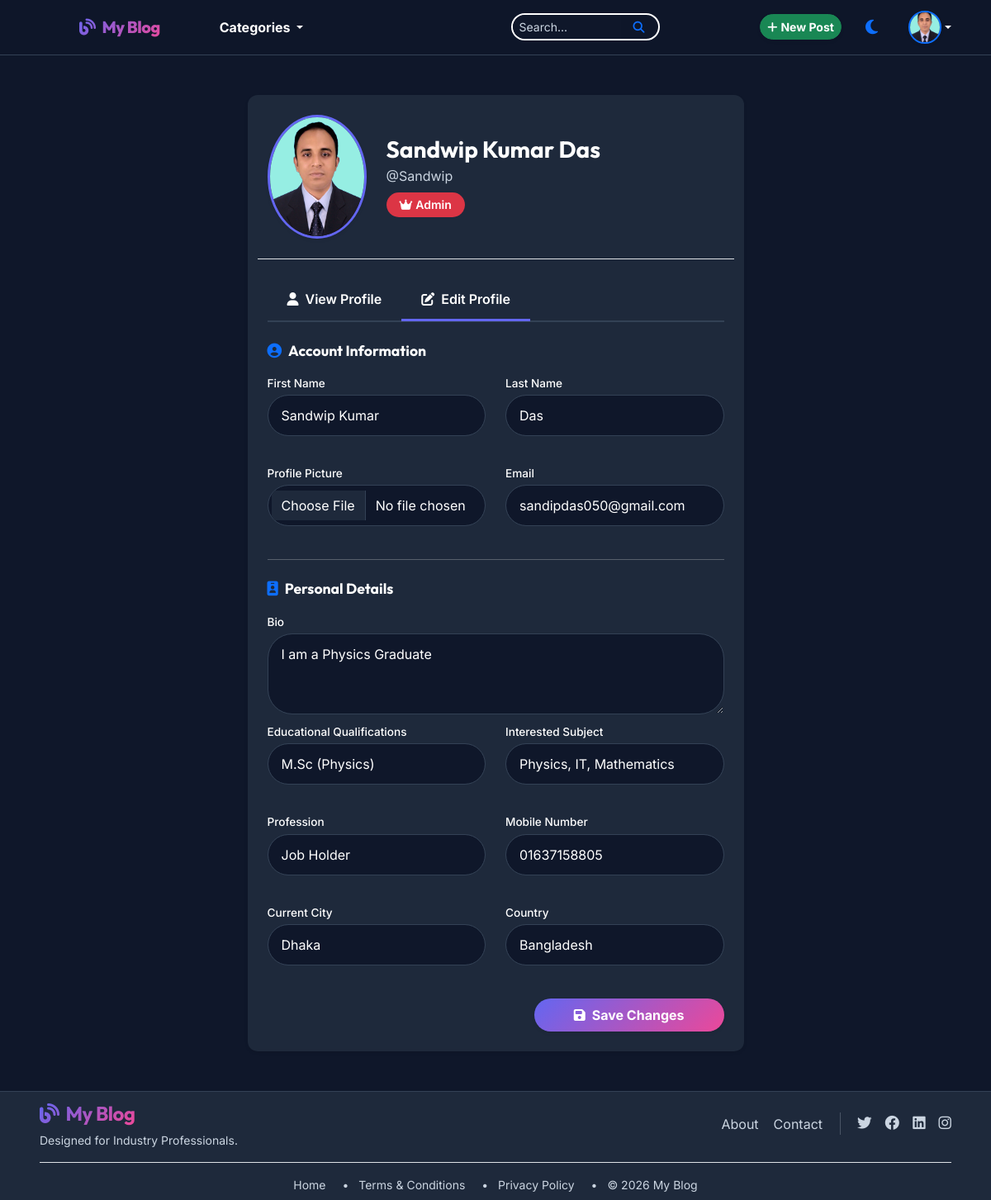
Page /profile/edit/ (signed in) on the committed database.
### blog/models.py (models this page shows, shortened)
class Profile(models.Model):
    user = models.OneToOneField(User, on_delete=models.CASCADE)
    profile_picture = models.ImageField(upload_to='profile_pics/', blank=True, null=True)
    bio = models.TextField(blank=True)
    mobile_number = models.CharField(max_length=20, blank=True)
    educational_qualifications = models.CharField(max_length=200, blank=True)
    interested_subjects = models.CharField(max_length=300, blank=True)
    profession = models.CharField(max_length=100, blank=True)
    current_city = models.CharField(max_length=100, blank=True)
    country = models.CharField(max_length=100, blank=True)

### blog/views.py (the view)
# urls.py: path('profile/edit/', views.edit_profile, name='edit_profile'),
@login_required
def edit_profile(request):
    profile, created = Profile.objects.get_or_create(user=request.user)
    if request.method == 'POST':
        u_form = UserUpdateForm(request.POST, instance=request.user)
        p_form = ProfileForm(request.POST, request.FILES, instance=profile)
        if u_form.is_valid() and p_form.is_valid():
            u_form.save()
            p_form.save()
            messages.success(request, 'Profile updated successfully!')
            return redirect('profile')
    else:
        u_form = UserUpdateForm(instance=request.user)
        p_form = ProfileForm(instance=profile)
    return render(request, 'blog/edit_profile.html', {'u_form': u_form, 'p_form': p_form})

### templates/blog/edit_profile.html (shortened to what this page needs)
{% extends 'base.html' %}
{% load static %}
{% block content %}
<div class="container my-5">
    <div class="row justify-content-center">
        <div class="col-12" style="max-width: 625px;">
            <div class="card profile-content-card shadow-sm border-0">
                <div class="card-body p-4">
                    <div class="row mb-4 pb-4 border-bottom align-items-center">
                        <div class="col-auto">
                            {% if user.profile.profile_picture %}
                            <img src="{{ user.profile.profile_picture.url }}"
                                class="profile-picture-main-left rounded-circle shadow-sm" alt="{{ user.username }}">
                            {% else %}
                            <div
                                class="profile-picture-main-left-placeholder rounded-circle shadow-sm d-flex align-items-center justify-content-center">
                                <span class="profile-initial-main"></span>
                            </div>
                            {% endif %}
                        </div>
                        <div class="col">
                            <h3 class="mb-1 fw-bold profile-full-name">
                                {% if user.first_name and user.last_name %}
                                {{ user.first_name }} {{ user.last_name }}
                                {% else %}
                                {{ user.username }}
                                {% endif %}
                            </h3>
                            <p class="text-muted mb-2 profile-username">@{{ user.username }}</p>
                            <div>
                                {% if user.is_superuser %}
                                <span class="badge bg-danger px-3 py-2 rounded-pill">
                                    <i class="fas fa-crown me-1"></i>Admin
                                </span>
                                {% elif user.is_staff %}
                                <span class="badge bg-primary px-3 py-2 rounded-pill">
                                    <i class="fas fa-edit me-1"></i>Editor
                                </span>
                                {% else %}
                                <span class="badge bg-success px-3 py-2 rounded-pill">
                                    <i class="fas fa-book-reader me-1"></i>Reader
                                </span>
                                {% endif %}
                            </div>
                        </div>
                    </div>
                    <ul class="nav nav-tabs profile-nav-tabs border-0 mb-4" role="tablist">
                        <li class="nav-item" role="presentation">
                            <a class="nav-link" href="{% url 'profile' %}">
                                <i class="fas fa-user me-2"></i>View Profile
                            </a>
                        </li>
                        <li class="nav-item" role="presentation">
                            <button class="nav-link active" id="edit-tab" data-bs-toggle="tab"
                                data-bs-target="#edit-profile" type="button" role="tab">
                                <i class="fas fa-edit me-2"></i>Edit Profile
                            </button>
                        </li>
                    </ul>
                    <div class="tab-content profile-tab-content">
                        <div class="tab-pane fade show active profile-tab-pane" id="edit-profile" role="tabpanel">
                            <form method="POST" enctype="multipart/form-data">
                                <h5 class="profile-section-title mb-3">
                                    <i class="fas fa-user-circle me-2 text-primary"></i>Account Information
                                </h5>
                                <div class="row mb-3">
                                    <div class="col-md-6 mb-3">
                                        <label class="form-label profile-form-label">First Name</label>
                                        {{ u_form.first_name }}
                                    </div>
                                    <div class="col-md-6 mb-3">
                                        <label class="form-label profile-form-label">Last Name</label>
                                        {{ u_form.last_name }}
                                    </div>
                                </div>
                                <div class="row mb-4">
                                    <div class="col-md-6 mb-2">
                                        <label class="form-label profile-form-label">Profile Picture</label>
                                        {{ p_form.profile_picture }}
                                    </div>
                                    <div class="col-md-6 mb-3">
                                        <label class="form-label profile-form-label">Email</label>
                                        {{ u_form.email }}
                                    </div>
                                </div>
                                <hr class="my-4">
                                <h5 class="profile-section-title mb-3">
                                    <i class="fas fa-id-badge me-2 text-primary"></i>Personal Details
                                </h5>
                                <div class="mb-2">
                                    <label class="form-label profile-form-label">Bio</label>
                                    {{ p_form.bio }}
                                </div>
                                <div class="row mb-3">
                                    <div class="col-md-6 mb-3">
                                        <label class="form-label profile-form-label">Educational Qualifications</label>
                                        {{ p_form.educational_qualifications }}
                                    </div>
                                    <div class="col-md-6 mb-3">
                                        <label class="form-label profile-form-label">Interested Subject</label>
                                        {{ p_form.interested_subjects }}
                                    </div>
                                </div>
                                <div class="row mb-3">
                                    <div class="col-md-6 mb-3">
                                        <label class="form-label profile-form-label">Profession</label>
                                        {{ p_form.profession }}
                                    </div>
                                    <div class="col-md-6 mb-3">
                                        <label class="form-label profile-form-label">Mobile Number</label>
                                        {{ p_form.mobile_number }}
                                    </div>
                                </div>
                                <div class="row mb-3">
                                    <div class="col-md-6 mb-3">
                                        <label class="form-label profile-form-label">Current City</label>
                                        {{ p_form.current_city }}
                                    </div>
                                    <div class="col-md-6 mb-3">
                                        <label class="form-label profile-form-label">Country</label>
                                        {{ p_form.country }}
                                    </div>
                                </div>
                                <div class="d-flex justify-content-end mt-4">
                                    <button type="submit"
                                        class="btn btn-primary px-5 py-2 fw-bold rounded-pill shadow-sm">
                                        <i class="fas fa-save me-2"></i>Save Changes
                                    </button>
                                </div>
                            </form>
                        </div>
                    </div>
                </div>
            </div>
        </div>
    </div>
</div>
{% endblock %}

### templates/base.html (shortened to what this page needs)
{% load static %}
<!DOCTYPE html>
<html lang="en" data-theme="dark">
<head>
    <link href="https://cdn.jsdelivr.net/npm/bootstrap@5.3.0/dist/css/bootstrap.min.css" rel="stylesheet">
    <link rel="stylesheet" href="https://cdnjs.cloudflare.com/ajax/libs/font-awesome/6.4.0/css/all.min.css">
    <link rel="stylesheet" href="{% static 'css/styles.css' %}">
</head>
<body>
    <nav class="navbar navbar-expand-lg sticky-top">
        <div class="container-fluid px-4 px-lg-5">
            <a class="navbar-brand animate-hover ms-5" href="{% url 'home' %}">
                <i class="fas fa-blog me-2"></i>My Blog
            </a>
            <div class="collapse navbar-collapse" id="navbarNav">
                <ul class="navbar-nav me-auto mb-2 mb-lg-0 ms-5">
                    <li class="nav-item dropdown hover-dropdown">
                        <a class="nav-link dropdown-toggle animate-hover fw-bold" href="#" data-bs-toggle="dropdown">
                            Categories
                        </a>
                    </li>
                </ul>
                <form class="d-flex mx-auto" action="{% url 'search' %}" method="GET"
                    style="width: 18%; min-width: 180px;">
                    <div class="input-group input-group-sm">
                        <input class="form-control rounded-start-pill" type="search" placeholder="Search..."
                            aria-label="Search" name="q">
                        <button class="btn btn-outline-primary rounded-end-pill px-3" type="submit"><i
                                class="fas fa-search"></i></button>
                    </div>
                </form>
                <div class="d-flex align-items-center gap-3">
                    {% if perms.blog.add_post %}
                    <a class="btn btn-sm btn-success rounded-pill fw-bold animate-hover shadow-sm"
                        href="{% url 'create_post' %}">
                        <i class="fas fa-plus me-1"></i>New Post
                    </a>
                    {% endif %}
                    <button class="btn btn-link text-decoration-none theme-toggle animate-hover" id="themeToggle"
                        title="Toggle Theme">
                        <i class="fas fa-moon fa-lg"></i>
                    </button>
                    {% if user.is_authenticated %}
                    <div class="dropdown">
                        <a class="nav-link dropdown-toggle d-flex align-items-center p-0" href="#" role="button"
                            data-bs-toggle="dropdown">
                            <div class="rounded-circle bg-gradient ms-2 d-flex align-items-center justify-content-center overflow-hidden border border-2 border-primary shadow-sm"
                                style="width: 40px; height: 40px;">
                                {% if user.profile.profile_picture %}
                                <img src="{{ user.profile.profile_picture.url }}" class="w-100 h-100"
                                    style="object-fit:cover;">
                                {% else %}
                                <span class="text-white fw-bold">{{ user.username|make_list|first|upper }}</span>
                                {% endif %}
                            </div>
                        </a>
                    </div>
                    {% endif %}
                </div>
            </div>
        </div>
    </nav>
    <div style="flex: 1 0 auto;">
        {% block content %}{% endblock %}
    </div>
    <footer class="footer mt-auto py-2" style="background-color: var(--card-bg);">
        <div class="container-fluid px-4 px-lg-5">
            <div class="row align-items-center mb-3">
                <div class="col-md-6 text-md-start text-center mb-3 mb-md-0">
                    <a class="navbar-brand animate-hover fs-4 fw-bold" href="{% url 'home' %}">
                        <i class="fas fa-blog me-2"></i>My Blog
                    </a>
                    <p class="small text-muted mb-0 mt-1">Designed for Industry Professionals.</p>
                </div>
                <div class="col-md-6">
                    <div
                        class="d-flex justify-content-center justify-content-md-end align-items-center gap-3 flex-wrap">
                        <button class="btn btn-link text-decoration-none text-muted p-0 animate-hover"
                            data-bs-toggle="offcanvas" data-bs-target="#offcanvasAbout">About</button>
                        <button class="btn btn-link text-decoration-none text-muted p-0 animate-hover"
                            data-bs-toggle="modal" data-bs-target="#contactModal">Contact</button>
                        <div class="d-flex gap-3">
                            <a href="#" class="social-icon text-muted" style="font-size: 1.1rem;"><i
                                    class="fab fa-twitter"></i></a>
                            <a href="#" class="social-icon text-muted" style="font-size: 1.1rem;"><i
                                    class="fab fa-facebook"></i></a>
                            <a href="#" class="social-icon text-muted" style="font-size: 1.1rem;"><i
                                    class="fab fa-linkedin"></i></a>
                            <a href="#" class="social-icon text-muted" style="font-size: 1.1rem;"><i
                                    class="fab fa-instagram"></i></a>
                        </div>
                    </div>
                </div>
            </div>
            <div class="border-top pt-3 text-center text-muted small">
                <ul class="list-inline mb-0">
                    <li class="list-inline-item"><a href="{% url 'home' %}"
                            class="text-decoration-none text-muted">Home</a></li>
                    <li class="list-inline-item mx-2">&bull;</li>
                    <li class="list-inline-item"><a href="#" class="text-decoration-none text-muted">Terms &
                            Conditions</a></li>
                    <li class="list-inline-item mx-2">&bull;</li>
                    <li class="list-inline-item"><a href="#" class="text-decoration-none text-muted">Privacy Policy</a>
                    </li>
                    <li class="list-inline-item mx-2">&bull;</li>
                    <li class="list-inline-item"><span>&copy; {% now "Y" %} My Blog</span></li>
                </ul>
            </div>
        </div>
    </footer>
</body>
</html>

### rows in the picture
Profile: bio "I am a Physics Graduate", educational_qualifications "M.Sc (Physics)", interested_subjects "Physics, IT, Mathematics", profession "Job Holder", mobile_number "01637158805", current_city "Dhaka", country "Bangladesh"

### other values in the picture
{{ user.first_name }} "Sandwip Kumar"
{{ user.last_name }} "Das"
{{ user.username }} "Sandwip"
